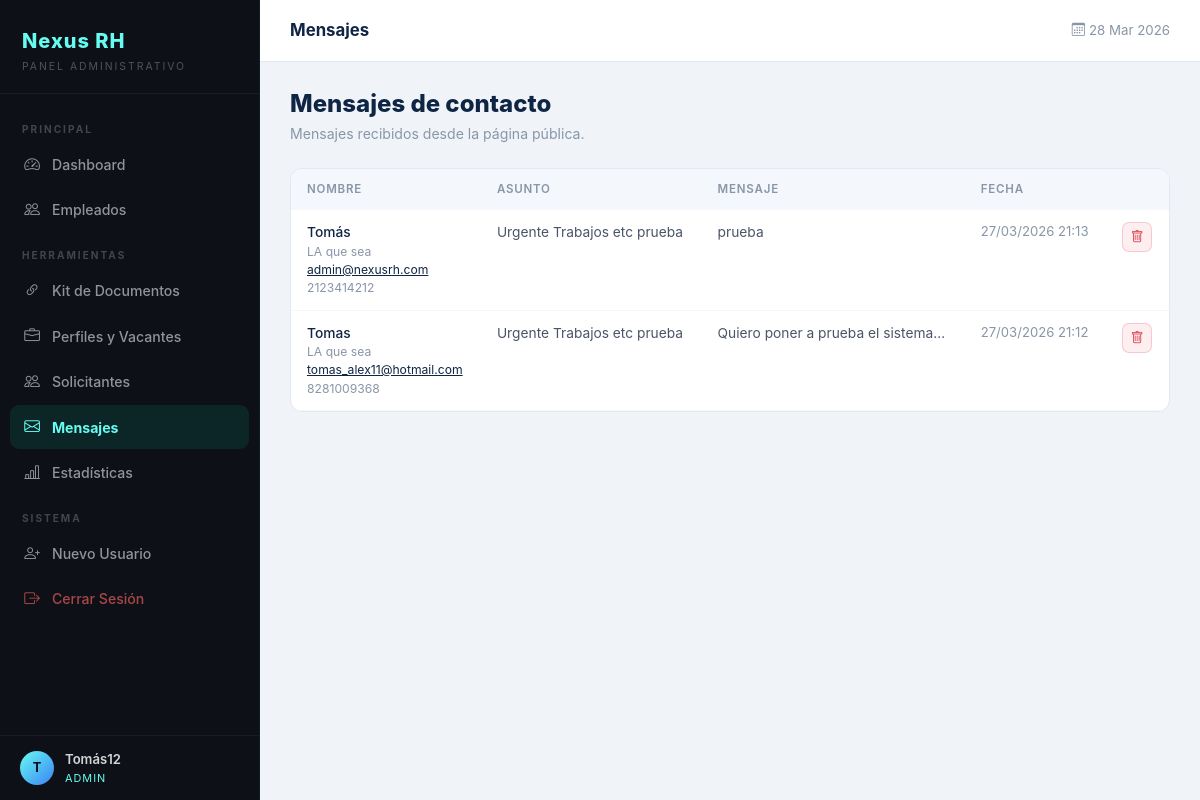
The page /panel/index.php?page=mensajes (signed in) on the database its author committed.
### tables this page shows
CREATE TABLE `contacto_mensajes` (
  `id` int(11) NOT NULL,
  `nombre` varchar(150) NOT NULL,
  `empresa` varchar(150) DEFAULT NULL,
  `telefono` varchar(30) DEFAULT NULL,
  `email` varchar(150) DEFAULT NULL,
  `asunto` varchar(200) DEFAULT NULL,
  `mensaje` text NOT NULL,
  `leido` tinyint(1) DEFAULT 0,
  `created_at` timestamp NOT NULL DEFAULT current_timestamp()
);

### pages/mensajes.php (the view, shortened to what this page needs)
<?php
require_once("../sistema/conexion.php");
$mensajes  = $conexion->query("SELECT * FROM contacto_mensajes ORDER BY created_at DESC");
?>
<div class="d-flex justify-content-between align-items-center mb-4">
    <div>
        <h4 style="font-weight:800;color:#0f2544;margin:0;">Mensajes de contacto</h4>
        <p style="color:#8896a7;margin:4px 0 0;font-size:.88rem;">
            Mensajes recibidos desde la página pública.
        </p>
    </div>
</div>
<div class="panel-card">
    <?php if ($mensajes && $mensajes->num_rows > 0): ?>
    <div style="overflow-x:auto;">
        <table class="table table-hover mb-0" style="font-size:.86rem;">
            <thead style="background:#f4f7fb;">
                <tr>
                    <th style="padding:12px 16px;color:#8896a7;font-weight:600;font-size:.72rem;text-transform:uppercase;letter-spacing:.8px;border:none;">Nombre</th>
                    <th style="padding:12px 16px;color:#8896a7;font-weight:600;font-size:.72rem;text-transform:uppercase;letter-spacing:.8px;border:none;">Asunto</th>
                    <th style="padding:12px 16px;color:#8896a7;font-weight:600;font-size:.72rem;text-transform:uppercase;letter-spacing:.8px;border:none;">Mensaje</th>
                    <th style="padding:12px 16px;color:#8896a7;font-weight:600;font-size:.72rem;text-transform:uppercase;letter-spacing:.8px;border:none;">Fecha</th>
                    <th style="padding:12px 16px;border:none;"></th>
                </tr>
            </thead>
            <tbody>
            <?php while ($m = $mensajes->fetch_assoc()): ?>
            <tr style="<?= !$m['leido'] ? 'background:#fffbeb;' : '' ?>">
                <td style="padding:12px 16px;border-color:#f4f7fb;">
                    <div style="font-weight:<?= !$m['leido'] ? '700' : '500' ?>;color:#0f2544;">
                        <?= htmlspecialchars($m['nombre']) ?>
                    </div>
                    <?php if (!empty($m['empresa'])): ?>
                    <div style="font-size:.76rem;color:#8896a7;"><?= htmlspecialchars($m['empresa']) ?></div>
                    <?php endif; ?>
                    <?php if (!empty($m['email'])): ?>
                    <div style="font-size:.76rem;color:#8896a7;">
                        <a href="mailto:<?= htmlspecialchars($m['email']) ?>" style="color:#0f2544;"><?= htmlspecialchars($m['email']) ?></a>
                    </div>
                    <?php endif; ?>
                    <?php if (!empty($m['telefono'])): ?>
                    <div style="font-size:.76rem;color:#8896a7;"><?= htmlspecialchars($m['telefono']) ?></div>
                    <?php endif; ?>
                </td>
                <td style="padding:12px 16px;border-color:#f4f7fb;color:#4a5568;">
                    <?= htmlspecialchars($m['asunto'] ?: '—') ?>
                </td>
                <td style="padding:12px 16px;border-color:#f4f7fb;color:#4a5568;max-width:260px;">
                    <div style="overflow:hidden;text-overflow:ellipsis;white-space:nowrap;">
                        <?= htmlspecialchars($m['mensaje']) ?>
                    </div>
                </td>
                <td style="padding:12px 16px;border-color:#f4f7fb;color:#8896a7;white-space:nowrap;font-size:.82rem;">
                    <?= date('d/m/Y H:i', strtotime($m['created_at'])) ?>
                </td>
                <td style="padding:12px 16px;border-color:#f4f7fb;white-space:nowrap;">
                    <div style="display:flex;gap:6px;">
                        <a href="index.php?page=mensajes&eliminar=<?= $m['id'] ?>"
                           onclick="return confirm('¿Eliminar este mensaje?')"
                           style="display:inline-flex;align-items:center;justify-content:center;width:30px;height:30px;background:rgba(220,53,69,.08);border-radius:7px;border:1px solid rgba(220,53,69,.2);text-decoration:none;color:#dc3545;font-size:.8rem;"
                           title="Eliminar">
                            <i class="bi bi-trash"></i>
                        </a>
                    </div>
                </td>
            </tr>
            <?php endwhile; ?>
            </tbody>
        </table>
    </div>
    <?php endif; ?>
</div>

### css/style.css (style rules this page uses)
:root { --dark: #0d1117; --navy: #0f2544; --header: #1f2833; --accent: #66FCF1; --accent2: #3b82f6; --green: #00c8a0; --light: #f4f7fb; --white: #ffffff; --gray: #8896a7; --border: #e2e8f0; --shadow: 0 4px 24px rgba(0,0,0,0.08); --radius: 12px; }
* { margin: 0; padding: 0; box-sizing: border-box; }
html { scroll-behavior: smooth; }
body { font-family: -apple-system, BlinkMacSystemFont, 'Segoe UI', Roboto, sans-serif; color: #1a2640; background: var(--white); }
.panel-body { display: flex; min-height: 100vh; background: #f0f4f9; }
.panel-card { background: var(--white); border-radius: var(--radius); border: 1px solid var(--border); overflow: hidden; margin-bottom: 20px; }

### rows shown on the page
contacto_mensajes: nombre "Tomás", empresa "LA que sea", email "admin@nexusrh.com", telefono "2123414212", asunto "Urgente Trabajos etc prueba", mensaje "prueba", created_at "27/03/2026 21:13"
contacto_mensajes: nombre "Tomas", empresa "LA que sea", email "tomas_alex11@hotmail.com", telefono "8281009368", asunto "Urgente Trabajos etc prueba", mensaje "Quiero poner a prueba el sistema…", created_at "27/03/2026 21:12"

### other values the page prints
substr($_SESSION['nombre'] ?? 'U', 0, 1) "T"
$_SESSION['nombre'] "Tomás12"
$_SESSION['rol'] "ADMIN"
$pageTitle "Mensajes"
